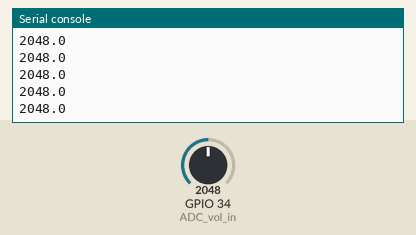
Bench run of a program on a simulated ESP32 board running MicroPython. Parts: the last lines printed to the serial console. The test bench sets the inputs (shaded band); at power-on: GPIO 34 (ADC_vol_in) = 2048 (analog values on the 0–4095 scale).

Above: at 5.0 s.
5.1 s: GPIO 34 (ADC_vol_in) set to 2866
At 5.39 s:
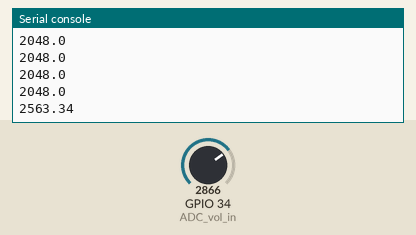
6.6 s: GPIO 34 (ADC_vol_in) set to 3603
At 6.65 s:
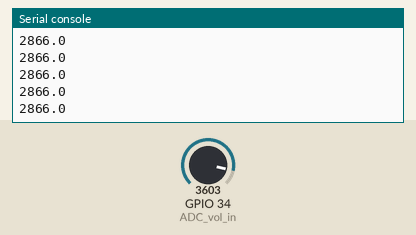
Timing chart, 0 to 9.6 s (numbered marks = the images above; inputs shaded):
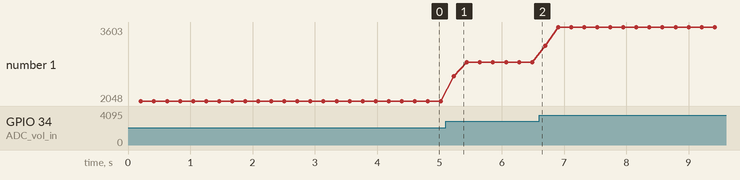

Measured:
- after the input at 5.1 s, the serial console: prints a new line after 0.13 s (image 1)
- plotted number 1: 2048 → 2866 after the input at 5.1 s, 2866 → 3603 after the input at 6.6 s

The program:

ADC_calibration.py
```python
from machine import Pin, ADC, PWM, SoftI2C
import time

ADC_vol_in  = ADC(Pin(34))
ADC_vol_in.atten(ADC.ATTN_11DB)
ADC_val = ADC_vol_in.read()

on_duty = True
i = 0
mean = 0
tab = []

while on_duty:
    ADC_val  = ADC_vol_in.read()
    if(i < 100):
        i = i + 1
        tab.append(ADC_val)

    if(i >= 100):
        i = 0
        for x in tab:
            mean += x/len(tab)
        print(mean)
        tab.clear()
        mean = 0

    time.sleep_ms(2)


# ####################################################################
# #                         PROGRAM - MASTER
# # ATTENTION! Slave's program has to run at first!
# #___________________________________________________________________
#
# from machine import Pin, ADC, PWM, SoftI2C
# from time import sleep, sleep_ms
# import network
# import espnow
# import _thread
# import ubinascii
# from sh1106 import SH1106_I2C       # from sh1106.py
# #import ssd1306                      # from ssd1306.py
# import font10                       # from font10.py
# from writer_minimal import Writer   # from writer_minimal.py
#
# #-------------------------------------------------------------------
# #===========================   SETUP   =============================
# #-------------------------------------------------------------------
#
# # input BUTTON pin definitions
# POWER_BUTTON_PIN = Pin(25, Pin.IN, Pin.PULL_UP)  # button to turn on whole amplifier set
# LCD_BUTTON_PIN = Pin(26, Pin.IN, Pin.PULL_UP)    # button to turn off LCD display
# FREEZE_BUTTON_PIN = Pin(14, Pin.IN, Pin.PULL_UP) # button to turn off steering at all and freeze actual positions
#
# # input BUTTON variable definitions as turned off
# POWER_OFF = 1
# LCD_OFF = 0
# FREEZE_OFF = 1
#
# # definitions of variables to check button press
# pwr_first = 1
# pwr_second = 1
# lcd_first = 1
# lcd_second = 1
# frz_first = 1
# frz_second = 1
#
# # ADC pins definitions
# ADC_bb = ADC(Pin(34))  # ADC for bass boost regulation measure
# ADC_lp = ADC(Pin(39))  # ADC for low pass filter regulation measure
# ADC_li = ADC(Pin(36))  # ADC for input level regulation measure
#
# # ADC setup for full range: 3.3v
# ADC_bb.atten(ADC.ATTN_11DB)
# ADC_lp.atten(ADC.ATTN_11DB)
# ADC_li.atten(ADC.ATTN_11DB)
#
# # saving starting setup of potentiometers
# ADC_bb_value = ADC_bb.read()
# ADC_lp_value = ADC_lp.read()
# ADC_li_value = ADC_li.read()
#
# # global variables to display - also used by second thread
# temp = 0        # temperature
# vol_in = 0      # input voltage
# cur_in = 0     # input current
# pwr_out = 0     # output power
# effic = 0       # efficiency
#
# # other variables not used by second thread
# vol_out = 0
# cur_out = 0
#
# #-------------------------------------------------------------------
# #====================   FUNCTION DEFINITIONS   =====================
# #-------------------------------------------------------------------
#
# # function of second thread - to display data without making comunication slower
# def second_thread_func():
#     global POWER_OFF
#     global LCD_OFF
#     global FREEZE_OFF
#     global temp
#     global vol_in
#     global cur_in
#     global pwr_out
#     global effic
#
#     try:
#         # I2C OLED display setup
#         i2c = SoftI2C(scl=Pin(22), sda=Pin(21), freq=400000)
#         oled = SH1106_I2C(128, 64, i2c, None, addr=0x3C)
#         font_writer = Writer(oled, font10)
#         oled.fill(0)
#
#         while True:
#             if LCD_OFF:
#                 oled.fill(0)
#                 oled.show()
#                 sleep_ms(1000)
#
#             else:
#                 oled.fill(0)
#
#                 # simplest way to calculate, but not most accurate
#                 pwr_out = vol_out * cur_out
#                 pwr_in = vol_in*cur_in
#                 if(pwr_in):
#                     effic = pwr_out/(pwr_in)*100
#                 else:
#                     effic = 101
#
#                 # display temperature
#                 if temp < 100:
#                     temp_str = str(round(temp, 2))
#                 elif temp < 300:
#                     temp_str = str(round(temp, 1))
#                 else:
#                     temp_str = 'ERR'
#                 font_writer.set_textpos(0, 0)
#                 font_writer.printstring(f'T={temp_str}')
#
#                 # display power_button and freeze mode
#                 if FREEZE_OFF:
#                     font_writer.set_textpos(0, 72)
#                     if POWER_OFF:
#                         font_writer.printstring('a.off')
#                     else:
#                         font_writer.printstring('a.ON')
#                 else:
#                     if POWER_OFF:
#                         font_writer.set_textpos(3, 72)
#                         font_writer.printstring('a.off')
#                         font_writer.set_textpos(3, 113)
#                         font_writer.printstring('fr')
#                         oled.line(68, 0, 68, 18, 255)
#                         oled.line(125, 0, 125, 18, 255)
#                         oled.line(68, 18, 125, 18, 255)
#                         oled.line(68, 0, 125, 0, 255)
#                     else:
#                         font_writer.set_textpos(3, 72)
#                         font_writer.printstring('a.ON')
#                         font_writer.set_textpos(3, 113)
#                         font_writer.printstring('fr')
#                         oled.line(68, 0, 68, 18, 255)
#                         oled.line(125, 0, 125, 18, 255)
#                         oled.line(68, 18, 125, 18, 255)
#                         oled.line(68, 0, 125, 0, 255)
#
#                 # display input voltage
#                 if vol_in < 25:
#                     vol_in_str = str(round(vol_in, 2))
#                 else:
#                     vol_in_str = 'ERR'
#
#                 font_writer.set_textpos(22, 0)
#                 font_writer.printstring(f'u={vol_in_str}')
#
#                 # display input current
#                 if cur_in < 100:
#                     cur_in_str = str(round(cur_in, 2))
#                 else:
#                     cur_in_str = 'ERR'
#                 font_writer.set_textpos(22, 72)
#                 font_writer.printstring(f'i={cur_in_str}')
#
#                 # display output power
#                 if pwr_out < 1000:
#                     pwr_out_str = str(round(pwr_out, 1))
#                 elif pwr_out < 10000:
#                     pwr_out_str = str(round(pwr_out, 0))
#                 else:
#                     pwr_out_str = 'ERR'
#                 font_writer.set_textpos(44, 0)
#                 font_writer.printstring(f'p={pwr_out_str}')
#
#                 # display efficiency
#                 if effic < 100:
#                     effic_str = str(round(effic, 1))
#                 else:
#                     effic_str = 'ERR'
#                 font_writer.set_textpos(44, 72)
#                 font_writer.printstring(f'n={effic_str}')
#
#                 oled.show()
#                 sleep_ms(200)
#
#     except (KeyboardInterrupt, Exception) as e:
#         oled.text("caught exception {} {}".format(type(e).__name__, e), 0, 0)
#         if exit_thread_sig:
#             _thread.exit()
#
#
# #-------------------------------------------------------------------
# ##########################   MAIN LOOP   ###########################
# #-------------------------------------------------------------------
# # UWAGA! Potrzebne jest załagodzenie odpowiedzi serwa na wachania napięcia
# # odczytanego przez ADC - możliwe, że dobrym rozwiązaniem będzie wydajniejsze
# # źródło zasilania oraz REGULATOR TRÓJSTAWNY
# ##### NA KONIEC, JEŚLI BĘDZIE DOBRY CZAS REAKCJI - WPROWADZIĆ MULTISAMPLING
#
# # ATTENTION! Master's program has to run at least 200 ms later than slave
# # more ms set for safety
# sleep_ms(300)
#
# # ESP-Now setup
# w0 = network.WLAN(network.STA_IF)
# w0.active(True)
# w0.config(mac = b'\xaa\xaa\xaa\xaa\xaa\xab')
# e = espnow.ESPNow()
# e.init()
# peer = b'\xaa\xaa\xaa\xaa\xaa\xaa'   # MAC address of peer's wifi interface
# e.add_peer(peer)
#
# # starting second thread
# exit_thread_sig = False
# _thread.start_new_thread(second_thread_func, ())
#
# on_duty = True
#
# while on_duty:
#     ### DO ZREALIZOWANIA W OBRĘBIE JEDNEJ ITERACJI:
#     # 1. pomiar wartości z adc i przycisków
#     # 2. przetworzenie ADC na nastawy serw
#     # 3. wysłanie nastaw do slave
#     # 4. odebranie danych diagnostycznych
#     # 5. przerobienie i wyświetlenie info na LCD
#
#     pwr_first = POWER_BUTTON_PIN.value()
#     lcd_first = LCD_BUTTON_PIN.value()
#     frz_first = FREEZE_BUTTON_PIN.value()
#
#     # 1. ADC MEASURE
#     if FREEZE_OFF:
#         ADC_bb_value = ADC_bb.read()
#         ADC_lp_value = ADC_lp.read()
#         ADC_li_value = ADC_li.read()
#
#     # 2. ADC DATA PROCESSING
#     bb_duty = int(30 + ADC_bb_value/4095*100)   # duty from 30 to 130
#     lp_duty = int(30 + ADC_lp_value/4095*100)   # corresponding to servo
#     li_duty = int(30 + ADC_li_value/4095*100)   # angle 0-180 deg
#
#     # PREPARING DATA TO SEND
#     controll_sum = bb_duty + lp_duty + li_duty + int(not POWER_OFF)
#     msg_string = str(controll_sum) +'&'+ str(int(not POWER_OFF)) +'&'+ str(bb_duty) +'&'+ str(lp_duty) +'&'+ str(li_duty)
#
#     # 3. SENDING MASTER'S DATA
#     e.send(peer, msg_string, True)
#
#     # 4. RECEIVING SLAVE'S DATA
#     host, msg = e.irecv()
#     if msg:             # msg == None if timeout in irecv()
#         # processing received data
#         msg_string = msg.decode("utf-8")
#         rcv_list = msg_string.split("&")
#
#         # received data validation
#         if(len(rcv_list) < 6): continue    # the message shouldn't contain less than 6 elements:
#                                            # controll_sum, vol_in, vol_out, cur_in, cur_out, temp
#         controll_sum = 0
#         for i in range(1, len(rcv_list), 1):
#             controll_sum += float(rcv_list[i])
#
#         if((controll_sum - float(rcv_list[0]) >= 1) or controll_sum - float(rcv_list[0]) <= -1):
#             continue   # comparing calculated sum with received controll sum
#
#         # setting received variables
#         vol_in  = float(rcv_list[1])
#         vol_out = float(rcv_list[2])
#         cur_in  = float(rcv_list[3])
#         cur_out = float(rcv_list[4])
#         temp    = float(rcv_list[5])
#
#     sleep_ms(1)
#
#     # checking the state of button pins and reacting
#     pwr_second = POWER_BUTTON_PIN.value()
#     lcd_second = LCD_BUTTON_PIN.value()
#     frz_second = FREEZE_BUTTON_PIN.value()
#
#     if(pwr_first and not pwr_second):
#         POWER_OFF = not POWER_OFF
#     if(lcd_first and not lcd_second):
#         LCD_OFF = not LCD_OFF
#     if(frz_first and not frz_second):
#         FREEZE_OFF = not FREEZE_OFF
#
# # after program ends
# e.send("end")
```
